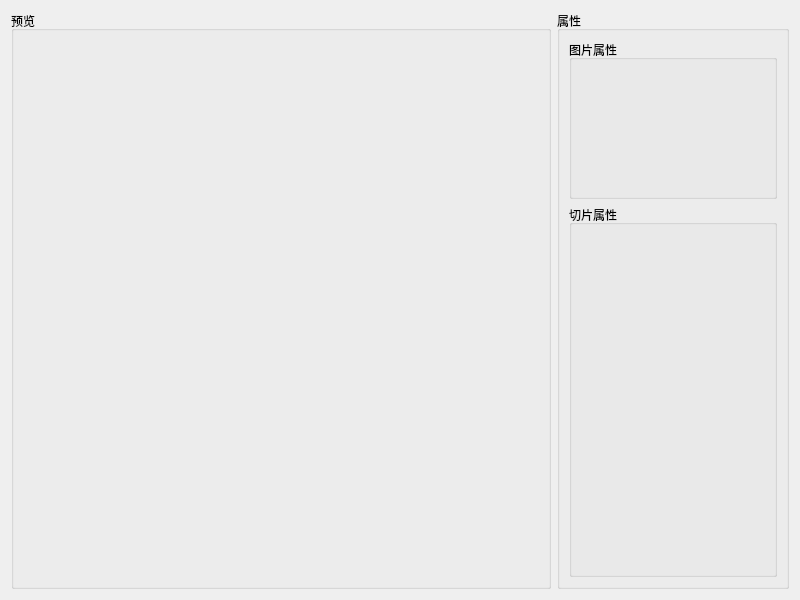
<?xml version="1.0" encoding="UTF-8"?>
<ui version="4.0">
 <class>CSlicePanel</class>
 <widget class="QWidget" name="CSlicePanel">
  <property name="geometry">
   <rect>
    <x>0</x>
    <y>0</y>
    <width>800</width>
    <height>600</height>
   </rect>
  </property>
  <property name="windowTitle">
   <string>Form</string>
  </property>
  <layout class="QGridLayout" name="gridLayout" columnstretch="7,3">
   <item row="0" column="0">
    <widget class="QGroupBox" name="groupBox">
     <property name="title">
      <string>预览</string>
     </property>
     <layout class="QGridLayout" name="gridLayout_2">
      <item row="0" column="0">
       <widget class="CPictureBox" name="imageWidget" native="true">
        <widget class="QWidget" name="sliceWidget" native="true">
         <property name="geometry">
          <rect>
           <x>0</x>
           <y>0</y>
           <width>523</width>
           <height>550</height>
          </rect>
         </property>
        </widget>
       </widget>
      </item>
     </layout>
    </widget>
   </item>
   <item row="0" column="1">
    <widget class="QGroupBox" name="groupBox_2">
     <property name="title">
      <string>属性</string>
     </property>
     <layout class="QGridLayout" name="gridLayout_3" rowstretch="3,7">
      <item row="0" column="0">
       <widget class="QGroupBox" name="groupBox_3">
        <property name="title">
         <string>图片属性</string>
        </property>
       </widget>
      </item>
      <item row="1" column="0">
       <widget class="QGroupBox" name="groupBox_4">
        <property name="title">
         <string>切片属性</string>
        </property>
       </widget>
      </item>
     </layout>
    </widget>
   </item>
  </layout>
 </widget>
 <customwidgets>
  <customwidget>
   <class>CPictureBox</class>
   <extends>QWidget</extends>
   <header>Component/UI/CPictureBox.h</header>
   <container>1</container>
  </customwidget>
 </customwidgets>
 <resources/>
 <connections/>
</ui>
